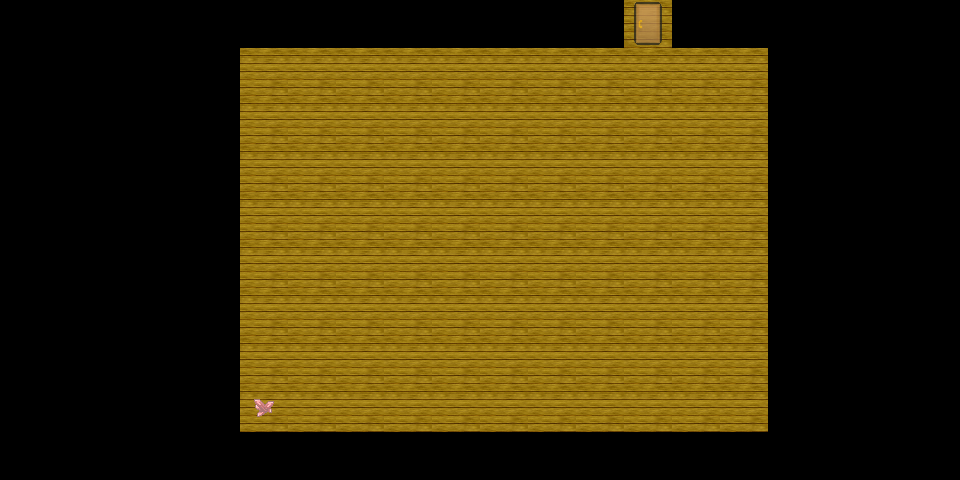

The image is a tile-based game level rendered from a .tmx file. Its description and complete source (layers, tilesets, objects, tile grids) follow:
An orthogonal 20x10 tile map with 48x48 px tiles, 3 tile layers (bg, hard, overlay).

<map version="1.0" orientation="orthogonal" width="20" height="10" tilewidth="48" tileheight="48">
 <tileset firstgid="1" name="tiles" tilewidth="48" tileheight="48">
  <image source="../data/images/tiles.png" width="768" height="768" />
 </tileset>
 <layer name="bg" width="20" height="10">
  <data encoding="csv">
0,0,0,0,0,0,0,0,0,0,0,0,0,0,0,0,0,0,0,0,
0,0,0,0,0,9,9,9,9,9,9,9,9,9,9,9,0,0,0,0,
0,0,0,0,0,9,9,9,9,9,9,9,9,9,9,9,0,0,0,0,
0,0,0,0,0,9,9,9,9,9,9,9,9,9,9,9,0,0,0,0,
0,0,0,0,0,9,9,9,9,9,9,9,9,9,9,9,0,0,0,0,
0,0,0,0,0,9,9,9,9,9,9,9,9,9,9,9,0,0,0,0,
0,0,0,0,0,9,9,9,9,9,9,9,9,9,9,9,0,0,0,0,
0,0,0,0,0,9,9,9,9,9,9,9,9,9,9,9,0,0,0,0,
0,0,0,0,0,9,9,9,9,9,9,9,9,9,9,9,0,0,0,0,
0,0,0,0,0,0,0,0,0,0,0,0,0,0,0,0,0,0,0,0
</data>
 </layer>
 <layer name="hard" width="20" height="10">
  <data encoding="csv">
0,0,0,0,2,2,2,2,2,2,2,2,2,12,2,2,2,0,0,0,
0,0,0,0,2,0,0,0,0,0,0,0,0,0,0,0,2,0,0,0,
0,0,0,0,2,0,0,0,0,0,0,0,0,0,0,0,2,0,0,0,
0,0,0,0,2,0,0,0,0,0,0,0,0,0,0,0,2,0,0,0,
0,0,0,0,2,0,0,0,0,0,0,0,0,0,0,0,2,0,0,0,
0,0,0,0,2,0,0,0,0,0,0,0,0,0,0,0,2,0,0,0,
0,0,0,0,2,0,0,0,0,0,0,0,0,0,0,0,2,0,0,0,
0,0,0,0,2,0,0,0,0,0,0,0,0,0,0,0,2,0,0,0,
0,0,0,0,2,7,0,0,0,0,0,0,0,0,0,0,2,0,0,0,
0,0,0,0,2,2,2,2,2,2,2,2,2,2,2,2,2,0,0,0
</data>
 </layer>
 <layer name="overlay" width="20" height="10">
  <data encoding="csv">
0,0,0,0,0,0,0,0,0,0,0,0,0,0,0,0,0,0,0,0,
0,0,0,0,0,0,0,0,0,0,0,0,0,0,0,0,0,0,0,0,
0,0,0,0,0,0,0,0,0,0,0,0,0,0,0,0,0,0,0,0,
0,0,0,0,0,0,0,0,0,0,0,0,0,0,0,0,0,0,0,0,
0,0,0,0,0,0,0,0,0,0,0,0,0,0,0,0,0,0,0,0,
0,0,0,0,0,0,0,0,0,0,0,0,0,0,0,0,0,0,0,0,
0,0,0,0,0,0,0,0,0,0,0,0,0,0,0,0,0,0,0,0,
0,0,0,0,0,0,0,0,0,0,0,0,0,0,0,0,0,0,0,0,
0,0,0,0,0,0,0,0,0,0,0,0,0,0,0,0,0,0,0,0,
0,0,0,0,0,0,0,0,0,0,0,0,0,0,0,0,0,0,0,0
</data>
 </layer>
 <objectgroup name="objects" width="20" height="10" />
</map>
